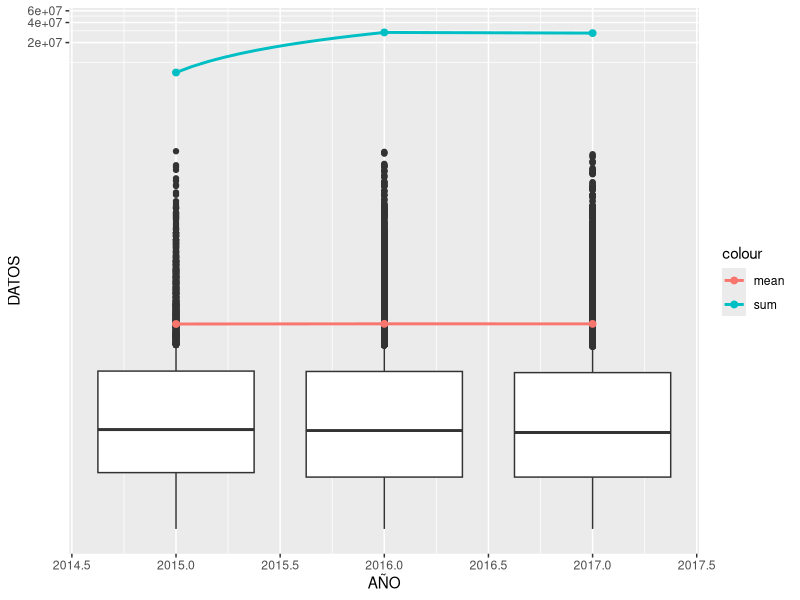
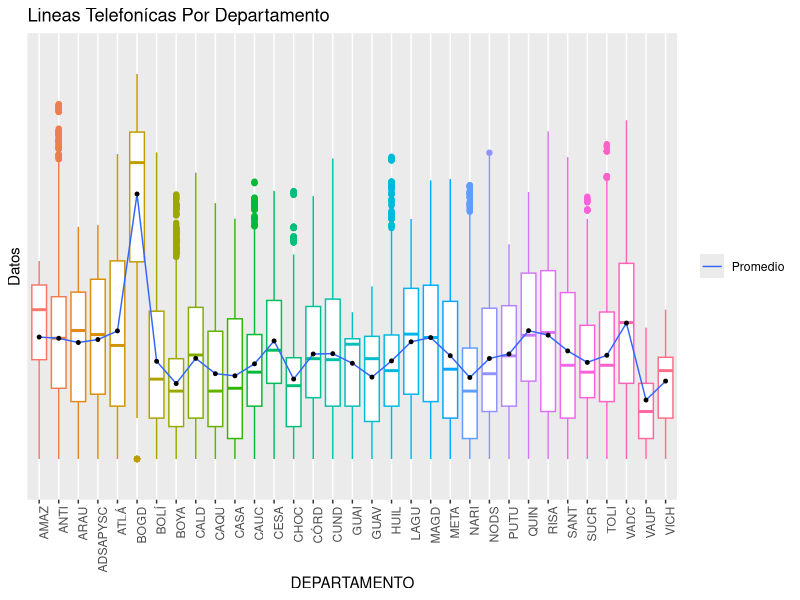
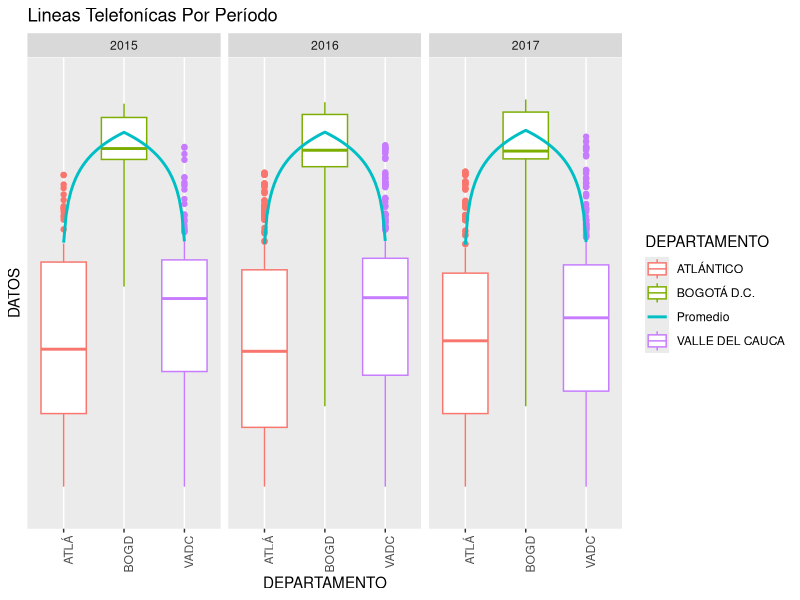
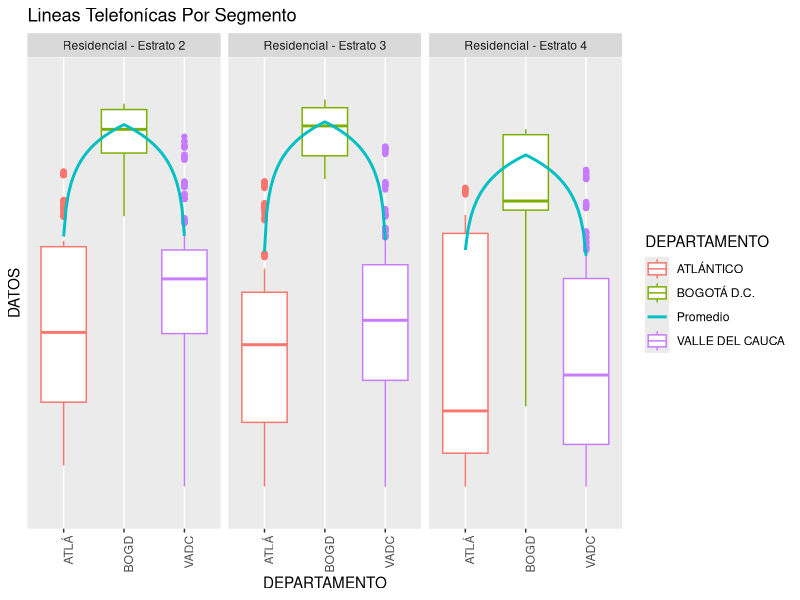
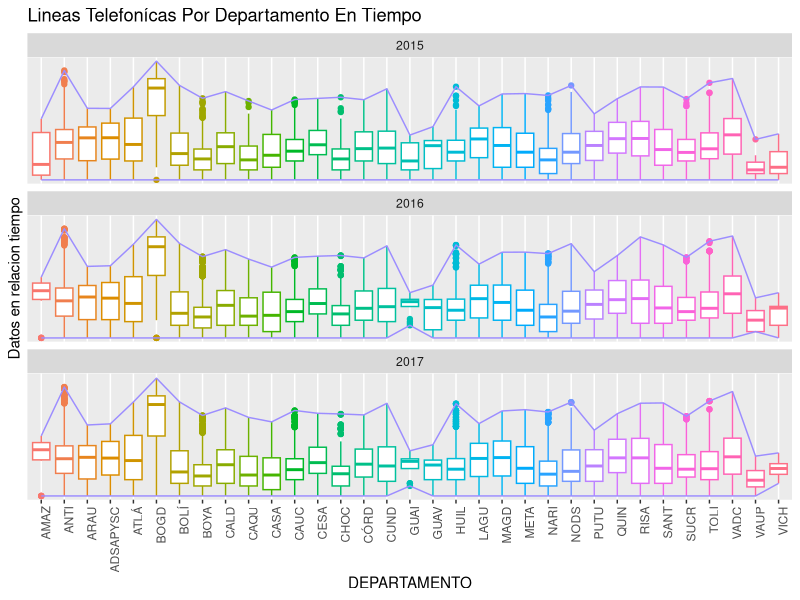
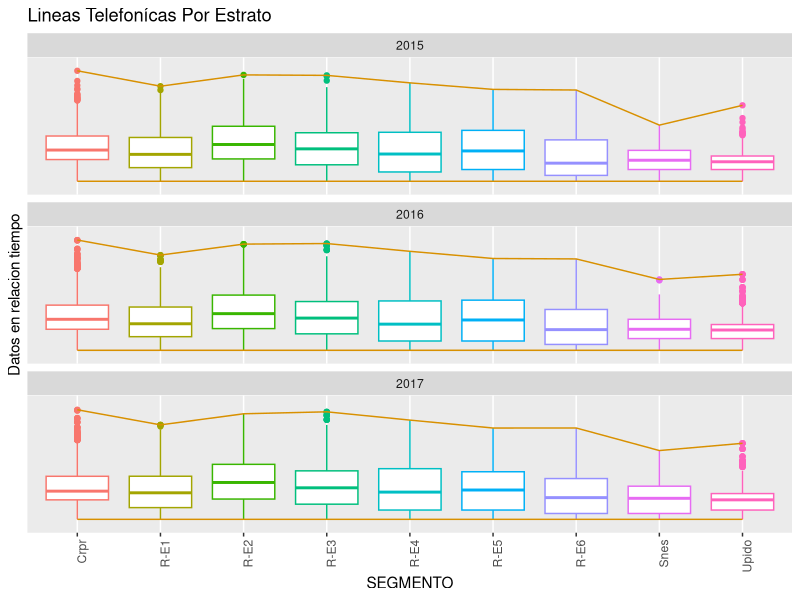
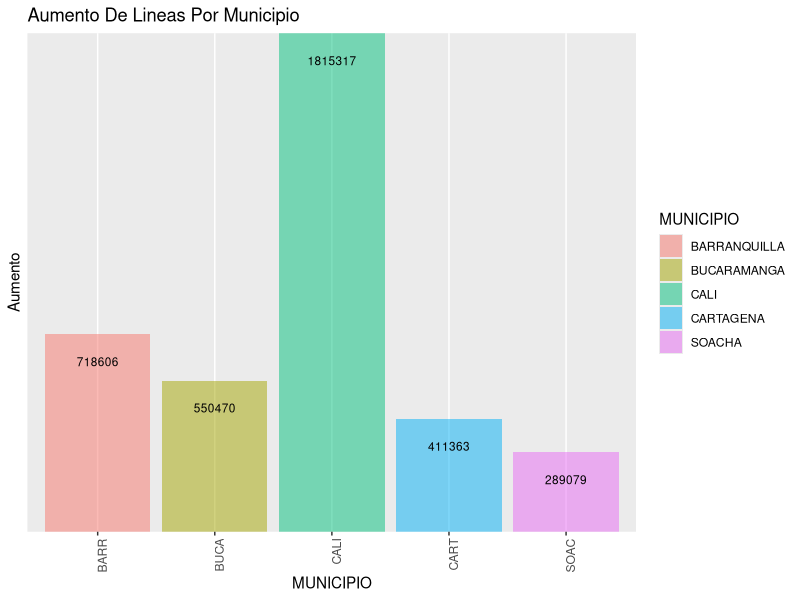
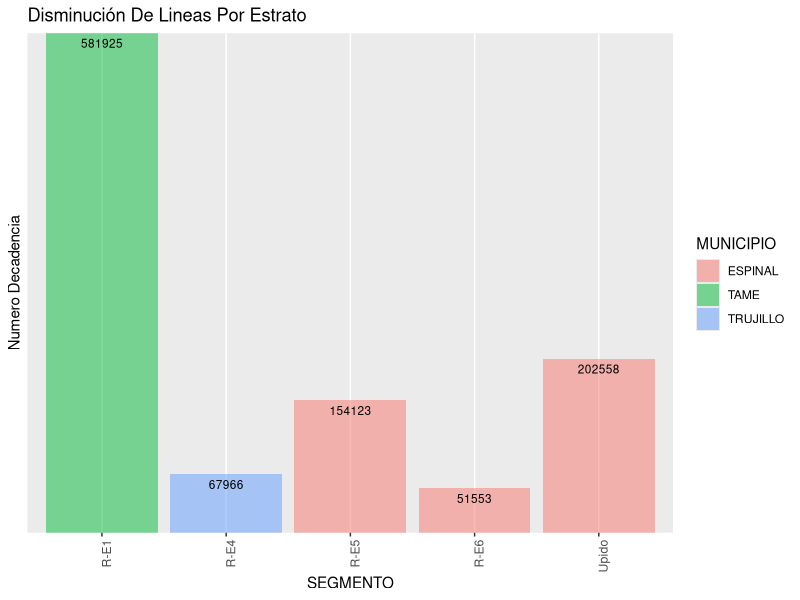

R code for these plots, in order:
## ---- chunk 1
knitr::opts_chunk$set(echo = TRUE)
## ---- chunk 2
library(stringr)
## ---- chunk 3
# leemos los datos como siempre
data_sad <- read.csv("data.csv")
data_fine <- data_sad
## ---- chunk 4
# creamos una funcion para ahorrar algo de codigo
año <- function(my.string,expre){
  # mandamos la string y la expresion regular
  #mas info al respecto: https://rstudio-pubs-static.s3.amazonaws.com/74603_76cd14d5983f47408fdf0b323550b846.html
    p <- str_extract(my.string, expre)
    # reemplazamos todo por lo que retornemos en P
    str_replace_all(my.string, "Periodo_...._." , p)
}
## ---- chunk 5
library(data.table)
# una belleza de librería
# hay que dar crédito; pero se modifica para adaptarla
# https://stackoverflow.com/questions/37756389/r-convert-multiple-columns-into-single-column 
setDT(data_fine)
# con esto creamos solo dos columnas; en una de ellas el nombre de las columnas de periodo_xxxx_x y en otra los datos relacionados
data_nice<- melt(data_fine, measure.vars  = patterns("^Periodo"),
      value.name = c("DATOS"), 
      variable.name = "PERIODO",
      variable.factor = FALSE,
      #elimina los NA
      na.rm = TRUE)
data_temp <- data_nice
## ---- chunk 6
  z <- data_temp$PERIODO
# en periodo esta lo que necesitamos; por eso tomamos el año y el periodo por aparte
  data_temp$AÑO <- as.integer(año(z,"20.."))
  data_temp$PERIODO <- as.integer(año(z,".$"))
  # los '-' se reemplazan por NA
  data_temp$DATOS <- as.integer(data_temp$DATOS)
## ---- chunk 7
write.csv(data_temp,"data_temp")
## ---- chunk 8
summary(data_temp)
## ---- chunk 9
library(dplyr)
## ---- chunk 10
library(tidyr)
# eliminando nos NA y 0
data_mela <- data_temp %>%
          filter(!is.na(DATOS) & DATOS != 0) %>%
          droplevels()
## ---- chunk 11
summary(data_mela)
## ---- chunk 12
library(dplyr)
resumen <- data_mela %>% 
           group_by(AÑO) %>%
           summarise(promedio = mean(DATOS),
                     desvEst  = sd(DATOS),
                     sum = sum(DATOS))
resumen
## ---- chunk 13
library(ggplot2)
boxe <- data_mela
  boxe <- boxe%>% select(AÑO, DATOS)
ggplot(boxe, aes(x=AÑO, y=DATOS, group=AÑO))+
    geom_boxplot()+
    stat_summary(fun.y = "mean",geom = "smooth", 
                 aes(colour = "mean",group=1),
                 size = 1) + coord_trans(y="log10")+
    stat_summary(fun.y = "mean",geom = "point", 
                 aes(colour = "mean",group=1),
                 size = 2) + coord_trans(y="log10")+
    
      stat_summary(fun.y = "sum",geom = "smooth", 
                 aes(colour = "sum",group=1),
                 size = 1) + coord_trans(y="log10")+
      stat_summary(fun.y = "sum",geom = "point", 
                 aes(colour = "sum",group=1),
                 size = 2) + coord_trans(y="log10")

## ---- chunk 14
boxe2 <- data_mela
## ---- chunk 15
library(dplyr)
resumen1 <- data_mela %>% 
           group_by(SEGMENTO) %>%
           summarise(promedio = mean(DATOS),
                     desvEst  = sd(DATOS),
                     sum = sum(DATOS))
resumen1
## ---- chunk 16
library(ggplot2)
library(dplyr)
# generamos la grafica; seleccionando lo útil
  boxe2 <- boxe2%>% select(DEPARTAMENTO, DATOS, SEGMENTO, AÑO)
ggplot(boxe2, aes(y=log10(DATOS), x=DEPARTAMENTO, group=DEPARTAMENTO, angle = 45))+
    geom_boxplot(aes(colour = DEPARTAMENTO))+
    scale_colour_discrete(guide=FALSE)+
    # theme(hjust = 1)+
    # facet_wrap(~ AÑO, ncol = 3) +
    # algo de estilos
    theme(axis.text.x = element_text(angle = 90, hjust = 1))+
    #se resumen los nombres; son muy largos
    scale_x_discrete(label=abbreviate)+
    scale_y_discrete(label=abbreviate)+
      stat_summary(fun.y = "mean",geom = "smooth", 
                 aes(fill = "Promedio",group=1),
                 size = 0.5) +
        stat_summary(fun.y = "mean",geom = "point", 
                 aes(group=1),
                 size = 1)+
  labs(title = "Lineas Telefonícas Por Departamento", y="Datos")+
  theme(legend.title=element_blank())  

  
    # geom_smooth(data = resumen1, 
    #            aes(SEGMENTO, log(promedio), colour = "promedio", group=1),
    #            size = 1, stat="identity")+
    #   geom_point(data = resumen1, 
    #            aes(SEGMENTO, log(promedio), colour = "promedio", group=1),
    #            size = 2, stat="identity")
## ---- chunk 17
library(dplyr)
boxe3 <- data_mela
# separamos los estratos que nos interesan
  boxe3 <- boxe3%>% select(DEPARTAMENTO, DATOS, SEGMENTO, AÑO)%>%
  filter(SEGMENTO %in% "Residencial - Estrato 2" |  SEGMENTO %in% "Residencial - Estrato 3" | SEGMENTO %in% "Residencial - Estrato 4")
## ---- chunk 18
library(dplyr)
# un anlisis con lo que se tiene
resumen2 <- boxe3 %>% 
           group_by(DEPARTAMENTO) %>%
           summarise(promedio = mean(DATOS),
                     desvEst  = sd(DATOS),
                     sum = sum(DATOS),
                     max = max(DATOS))
resumen2[order(-resumen2$promedio),] 
## ---- chunk 19
library(dplyr)
# separamos los deptos que nos interesan
  boxe3 <- boxe3%>% select(DEPARTAMENTO, DATOS, SEGMENTO, AÑO)%>%
  filter(DEPARTAMENTO %in% "BOGOTÁ D.C." |  DEPARTAMENTO %in% "VALLE DEL CAUCA" |DEPARTAMENTO %in% "ATLÁNTICO")

## ---- chunk 20
resumen3 <- boxe3 %>% 
           group_by(DEPARTAMENTO) %>%
           summarise(promedio = mean(DATOS),
                     desvEst  = sd(DATOS),
                     sum = sum(DATOS),
                     max = max(DATOS))

resumen3
## ---- chunk 21
resumen33 <- boxe3 %>% 
           group_by(SEGMENTO) %>%
           summarise(promedio = mean(DATOS),
                     desvEst  = sd(DATOS),
                     sum = sum(DATOS),
                     max = max(DATOS))

resumen33
## ---- chunk 22
library(ggplot2)

ggplot(boxe3, aes(y=DATOS, x=DEPARTAMENTO, group=DEPARTAMENTO, angle = 45))+
    geom_boxplot(aes(colour = DEPARTAMENTO))+
    facet_wrap(~ AÑO, ncol = 3) +
    theme(axis.text.x = element_text(angle = 90, hjust = 1))+
    scale_x_discrete(label=abbreviate)+
    scale_y_discrete(label=abbreviate)+
      stat_summary(fun.y = "mean",geom = "smooth", 
                 aes(colour = "Promedio",group=1),
                 size = 1) + coord_trans(y="log10")+
    labs(title = "Lineas Telefonícas Por Período")
## ---- chunk 23
library(ggplot2)

ggplot(boxe3, aes(y=DATOS, x=DEPARTAMENTO, group=DEPARTAMENTO, angle = 45))+
    geom_boxplot(aes(colour = DEPARTAMENTO))+
    facet_wrap(~ SEGMENTO, ncol = 3) +
    theme(axis.text.x = element_text(angle = 90, hjust = 1))+
    scale_x_discrete(label=abbreviate)+
    scale_y_discrete(label=abbreviate)+
      stat_summary(fun.y = "mean",geom = "smooth", 
                 aes(colour = "Promedio",group=1),
                 size = 1) + coord_trans(y="log10")+
    labs(title = "Lineas Telefonícas Por Segmento")
## ---- chunk 24
boxe4 <- data_mela
## ---- chunk 25
resumen4 <- boxe4 %>% 
           group_by(DEPARTAMENTO,AÑO) %>%
           summarise(promedio = mean(DATOS),
                     desvEst  = sd(DATOS),
                     sum = sum(DATOS),
                     max = max(DATOS))

resumen4[order(-resumen4$promedio),] 
## ---- chunk 26
library(ggplot2)
library(dplyr)
# generamos la grafica; seleccionando lo útil
  boxe4 <- boxe4%>% select(DEPARTAMENTO, DATOS, AÑO)
ggplot(boxe4, aes(y=logb(DATOS,base=2), x=DEPARTAMENTO, group=DEPARTAMENTO, angle = 45))+
    geom_boxplot(aes(colour = DEPARTAMENTO))+
    scale_colour_discrete(guide=FALSE)+
    # theme(hjust = 1)+
     facet_wrap(~ AÑO, nrow  = 3) +
    # algo de estilos
    theme(axis.text.x = element_text(angle = 90, hjust = 1))+
    #se resumen los nombres; son muy largos
    scale_x_discrete(label=abbreviate)+
    scale_y_discrete(label=abbreviate)+
    stat_summary(fun.y = "max",geom = "smooth", 
                 aes(colour = "Promedio",group=1),
                 size = 0.5) +
      stat_summary(fun.y = "min",geom = "smooth", 
                 aes(colour = "Promedio",group=1),
                 size = 0.5)+
    labs(title = "Lineas Telefonícas Por Departamento En Tiempo", y="Datos en relacion tiempo")
## ---- chunk 27
boxe5 <- data_mela
## ---- chunk 28
resumen5 <- boxe5 %>% 
           group_by(SEGMENTO,AÑO) %>%
           summarise(promedio = mean(DATOS),
                     desvEst  = sd(DATOS),
                     sum = sum(DATOS),
                     max = max(DATOS))

resumen5[order(-resumen5$promedio),] 
## ---- chunk 29
library(ggplot2)
library(dplyr)
# generamos la grafica; seleccionando lo útil
  boxe5 <- boxe5%>% select(SEGMENTO, DATOS, AÑO)
ggplot(boxe5, aes(y=logb(DATOS,base=14), x=SEGMENTO, group=SEGMENTO, angle = 45))+
    geom_boxplot(aes(colour = SEGMENTO))+
    scale_colour_discrete(guide=FALSE)+
    # theme(hjust = 1)+
     facet_wrap(~ AÑO, nrow  = 3) +
    # algo de estilos
    theme(axis.text.x = element_text(angle = 90, hjust = 1))+
    #se resumen los nombres; son muy largos
    scale_x_discrete(label=abbreviate)+
    scale_y_discrete(label=abbreviate)+
    stat_summary(fun.y = "max",geom = "smooth", 
                 aes(colour = "Promedio",group=1),
                 size = 0.5) +
    stat_summary(fun.y = "min",geom = "smooth", 
                 aes(colour = "Promedio",group=1),
                 size = 0.5)+  labs(title = "Lineas Telefonícas Por Estrato", y="Datos en relacion tiempo")
## ---- chunk 30
boxe6 <- data_mela
## ---- chunk 31
library(dplyr)
box2015 <- boxe6 %>% 
           group_by(MUNICIPIO,AÑO) %>%
           summarise(sumdos = sum(DATOS))%>%
  filter(AÑO %in% "2015")

# resumen 2016
box2016 <- boxe6 %>% 
           group_by(MUNICIPIO,AÑO) %>%
           summarise(sumdos = sum(DATOS))%>%
  filter(AÑO %in% "2016")


# resumen 2017
box2017 <- boxe6 %>% 
           group_by(MUNICIPIO,AÑO) %>%
           summarise(sumdos = sum(DATOS))%>%
  filter(AÑO %in% "2017")

## ---- chunk 32
box15_16_17 <- NULL
box15_16<- NULL
## ---- chunk 33
# similar a la calibración de celulares en el proyeco final se une lo obtendio anteriormente
box_15_16 <- box2015 %>%
          select(MUNICIPIO, AÑO, sumdos)%>%
           inner_join(select(box2016,MUNICIPIO, AÑO, sumdos), 
                      by = "MUNICIPIO")
box15_16_17 <- box_15_16 %>%
           inner_join(select(box2017,MUNICIPIO, AÑO, sumdos), 
                      by = "MUNICIPIO")
box15_16_17 <- as.data.frame(box15_16_17)
## ---- chunk 34
data_deptxy <- box15_16_17 %>%
            filter(sumdos.x > sumdos.y)
  data_deptxy$dif <- data_deptxy$sumdos.y - data_deptxy$sumdos
  data_deptxy
## ---- chunk 35
data_deptys <- box15_16_17 %>%
            filter(sumdos.y > sumdos)
  data_deptys$dif <- data_deptys$sumdos.y - data_deptys$sumdos
  arrange(data_deptys, desc(dif))
## ---- chunk 36
library(dplyr)
box2015ed <- boxe6 %>% 
           group_by(MUNICIPIO,AÑO,SEGMENTO) %>%
           summarise(sumdos = sum(DATOS))%>%
  filter(AÑO %in% "2015")


# resumen 2016
box2016ed <- boxe6 %>% 
           group_by(MUNICIPIO,AÑO,SEGMENTO) %>%
           summarise(sumdos = sum(DATOS))%>%
  filter(AÑO %in% "2016")


# resumen 2017
box2017ed <- boxe6 %>% 
           group_by(MUNICIPIO,AÑO,SEGMENTO) %>%
           summarise(sumdos = sum(DATOS))%>%
  filter(AÑO %in% "2017")

## ---- chunk 37
box2015ed <- as.data.frame(group_by(box2015ed, SEGMENTO))
box2016ed <- as.data.frame(group_by(box2016ed, SEGMENTO))
box2017ed <- as.data.frame(group_by(box2017ed, SEGMENTO))
## ---- chunk 38
summary(box2015ed)
## ---- chunk 39
library(plyr)
# similar al de la calibración, pero para el caso se debe usar otra función, la anterior no sirvió
box_15_16ed <- NULL
box_15_16ed <- merge(box2015ed, box2016ed, all = TRUE, by = "row.names")
box_15_16_17ed <- merge(box_15_16ed, box2017ed, all = TRUE, by = "row.names")
## ---- chunk 40
# se elimina la redundancia de datos
box_15_16_17ed$Row.names <-NULL
box_15_16_17ed$Row.names <-NULL
## ---- chunk 41
data_deptestra <- box_15_16_17ed %>%
            filter(sumdos.x <  sumdos.y)
  d1516 <- data_deptestra$sumdos.y - data_deptestra$sumdos.x
  data_deptestra$dif_15_16 <- d1516
  arrange(data_deptestra, desc(dif_15_16))
## ---- chunk 42
data_deptestra <- data_deptestra %>%
            filter(sumdos.y <  sumdos)
  d1617 <- data_deptestra$sumdos - data_deptestra$sumdos.y
  data_deptestra$dif_16_17 <- d1617
  data_deptestra$dif_15_16_17 <- d1617 + data_deptestra$dif_15_16
  data_deptestra <- data_deptestra[, -c(1:8)] 
  data_deptestra$AÑO <- NULL
  arrange(data_deptestra, desc(dif_15_16_17))
## ---- chunk 43
data_mun<- box15_16_17 %>%
            filter(sumdos.x <  sumdos.y &sumdos.y <  sumdos)
  d <- data_mun$sumdos.y - data_mun$sumdos.x
  data_mun$dif_15_16_17 <- d
  # data_mun <- data_mun[c(1, 5),] 
  data_mun <- arrange(data_mun, desc(dif_15_16_17))
  cincomun <- data_mun[c(1:5),] 
  cincomun
## ---- chunk 44
library(ggplot2)

    
ggplot(cincomun, aes(MUNICIPIO,dif_15_16_17,group=(MUNICIPIO)))+
    geom_histogram(aes(fill =MUNICIPIO), stat = "identity",alpha = 0.5)+
  geom_text(aes(label = dif_15_16_17, y = dif_15_16_17-100000), size = 3)+
  # theme(legend.position = "bottom") + 
  labs(title = "Aumento De Lineas Por Municipio", y="Aumento")+
    theme(axis.text.x = element_text(angle = 90, hjust = 1))+
    scale_x_discrete(label=abbreviate)+
    scale_y_discrete(label=abbreviate)
## ---- chunk 45
data_deptestramin <- box_15_16_17ed %>%
            filter(sumdos.x >  sumdos.y)
  d1516 <- data_deptestramin$sumdos.x - data_deptestramin$sumdos.y
  data_deptestramin$dif_15_16 <- d1516
  arrange(data_deptestramin, desc(dif_15_16))
## ---- chunk 46
data_deptestramin <- data_deptestramin %>%
            filter(sumdos.y  > sumdos)
  d1617 <- data_deptestramin$sumdos.y - data_deptestramin$sumdos 
  data_deptestramin$dif_16_17 <- d1617
  data_deptestramin$dif_15_16_17 <- d1617 + data_deptestramin$dif_15_16
   data_deptestramin <- data_deptestramin[, -c(1:8)] 
  data_deptestramin$AÑO <- NULL
  data_deptestramin <- data_deptestramin[, -c(3:5)] 
  cincomin <- arrange(data_deptestramin, desc(dif_15_16_17))
    cincomin <- cincomin[c(1:5),] 

  cincomin
## ---- chunk 47
library(ggplot2)

    
ggplot(cincomin, aes(SEGMENTO,(dif_15_16_17),group=(MUNICIPIO)))+
    geom_histogram(aes(fill =MUNICIPIO), stat="identity",alpha = 0.5)+
  geom_text(aes(label = dif_15_16_17, y = dif_15_16_17-11800), size = 3)+
   # facet_wrap(~ MUNICIPIO, ncol   = 3) +
  labs(title = "Disminución De Lineas Por Estrato", y="Numero Decadencia")+
    theme(axis.text.x = element_text(angle = 90, hjust = 1))+
    scale_x_discrete(label=abbreviate)+
    scale_y_discrete(label=abbreviate)
